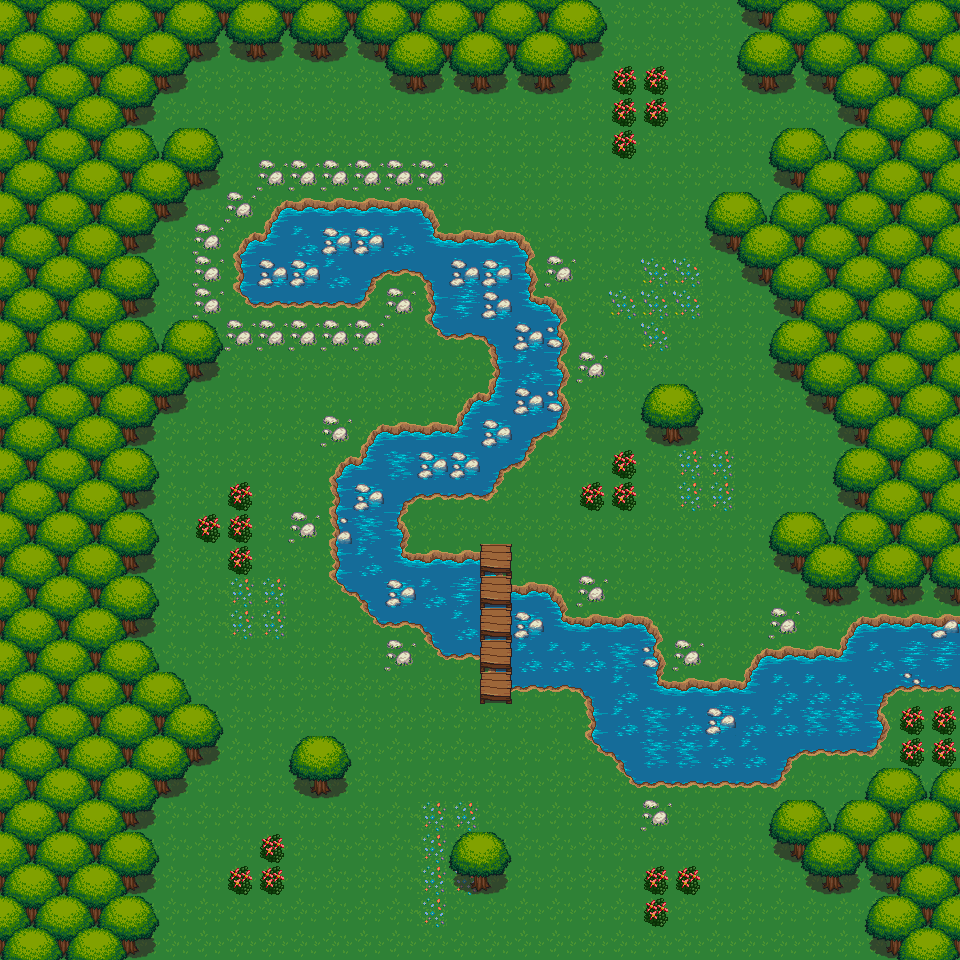

The image is a tile-based game level rendered from a .tmx file. Its description and source (layers, tilesets, objects; grid data summarised) follow:
An orthogonal 30x30 tile map with 32x32 px tiles, 3 tile layers (Background, Bridge, Trees), 1 hidden layer not drawn, 3 tilesets.

<map version="1.0" orientation="orthogonal" renderorder="right-down" width="30" height="30" tilewidth="32" tileheight="32" nextobjectid="1">
 <tileset firstgid="1" name="forest_tiles" tilewidth="32" tileheight="32" tilecount="256" columns="16">
  <image source="../images/forest_tiles.png" width="512" height="512" />
  <terraintypes>
   <terrain name="Water" tile="-1" />
   <terrain name="Grass" tile="-1" />
  </terraintypes>
 </tileset>
 <tileset firstgid="257" name="meta_tiles" tilewidth="32" tileheight="32" tilecount="2" columns="2">
  <image source="../images/meta_tiles.png" width="67" height="34" />
 </tileset>
 <tileset firstgid="259" name="dirt" tilewidth="32" tileheight="32" tilecount="30" columns="5">
  <image source="../images/dirt.png" width="160" height="192" />
 </tileset>
 <layer name="Background" width="30" height="30">
  <data>[900 cells, 900 non-empty, 9 distinct tile ids]</data>
 </layer>
 <layer name="Bridge" width="30" height="30">
  <data>[900 cells, 5 non-empty, 1 distinct tile ids]</data>
 </layer>
 <layer name="Trees" width="30" height="30">
  <data>[900 cells, 548 non-empty, 33 distinct tile ids]</data>
 </layer>
 <layer name="Collision" width="30" height="30" visible="0">
  <data>[900 cells, 516 non-empty, 1 distinct tile ids]</data>
 </layer>
</map>
